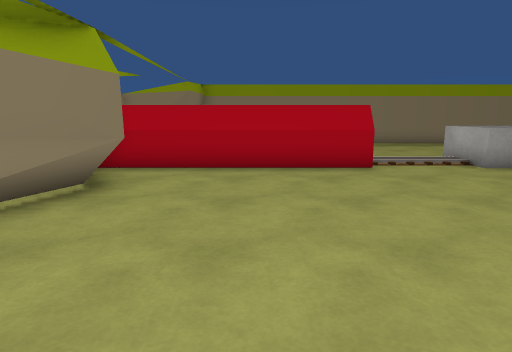
View 1 (above)

16 first-person views from a walk through a Unity game level. The camera is 1.3 m above the floor, tilts 10° down and sees 75° across. The floor is counted in squares, 1 m on a side. Each view is taken from the middle of a square. On the plan, view 1 faces up. The plan holds only what a view shows up to about 14 squares ahead; the rest is blank. The place goes on beyond the plan. Some surface patterns are stand-ins.

View 2
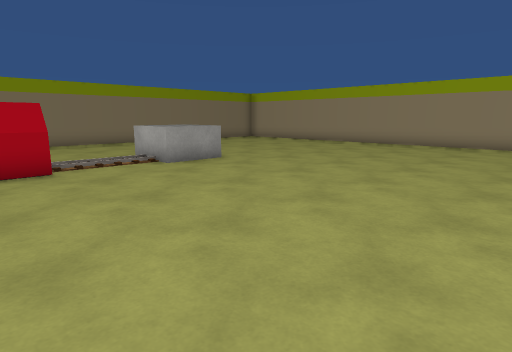

View 3
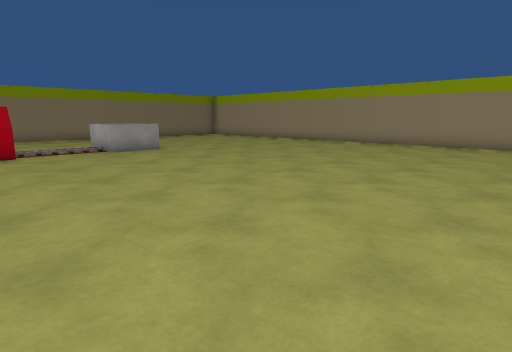

View 4
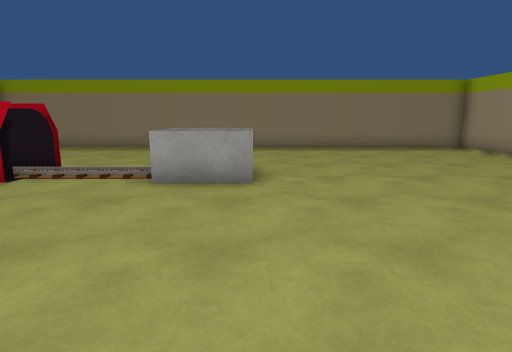

View 5
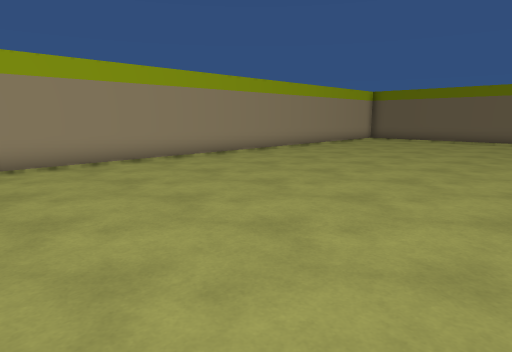

View 6
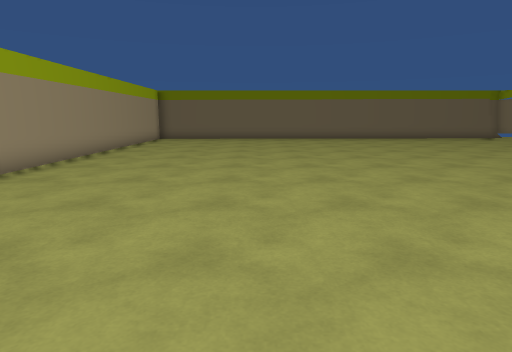

View 7
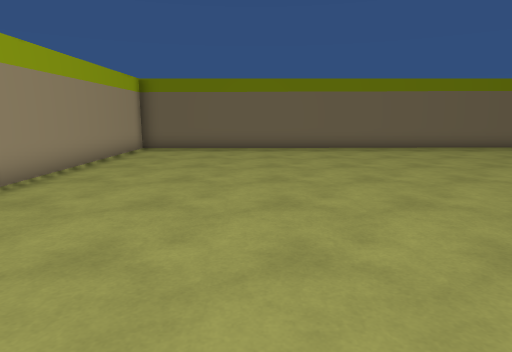

View 8
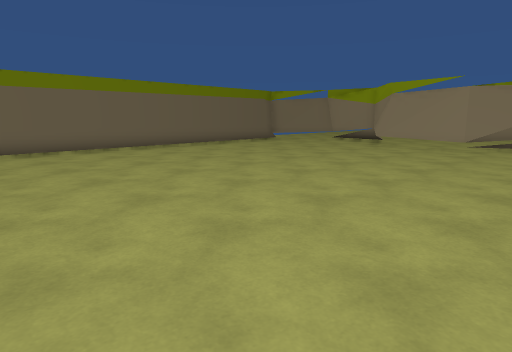

View 9
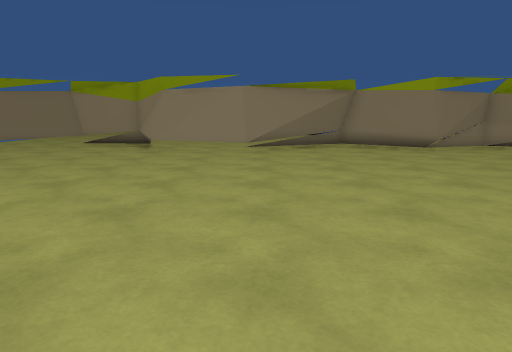

View 10
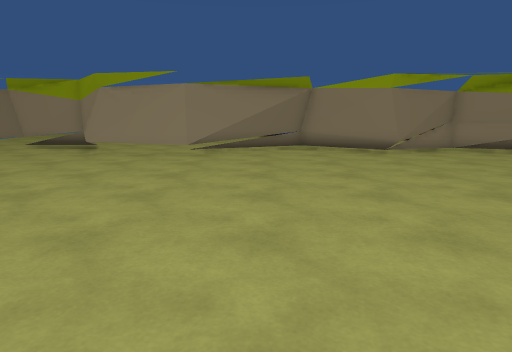

View 11
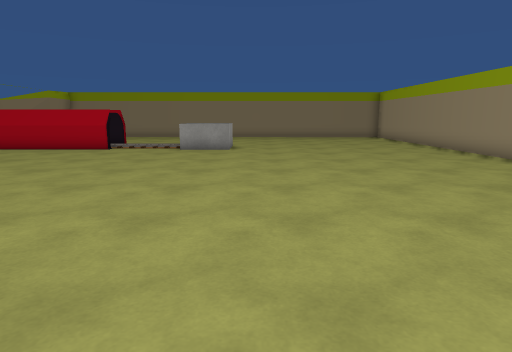

View 12
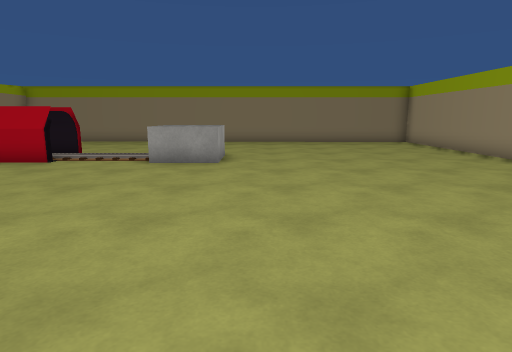

View 13
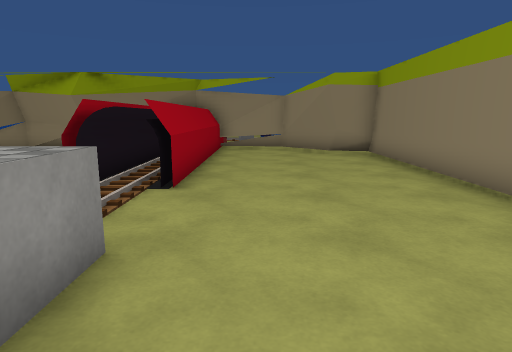

View 14
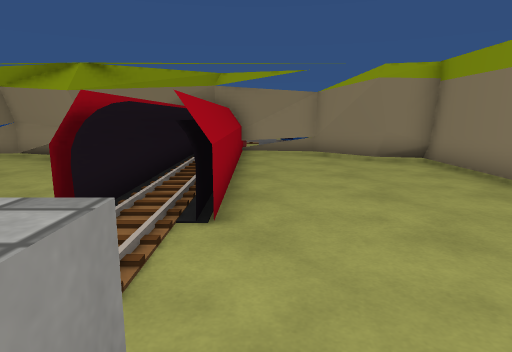

View 15
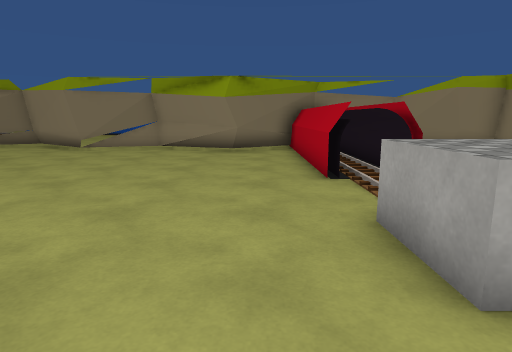

View 16
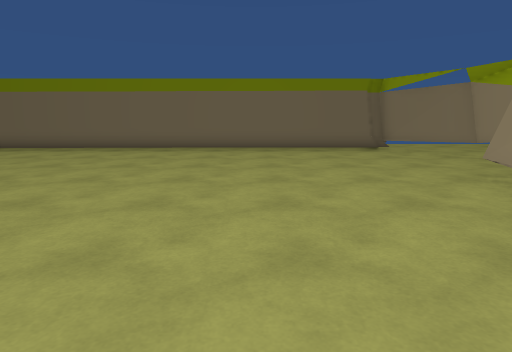

### Floor plan
Points are (right, up) in squares from view 1. A wall is a line through its corners. A room is listed if a view was taken in it or the views show most of it. See-through windows are left out.
Room 1 (views 1, 2, 3, 4, 5, 6, 7, 8, 9, 10, 11, 12, 13, 14, 15, 16)
walls: (-2.9, 0.3) (-5.1, -2.8) (-3.3, -5.4); (3.1, 8.5) (-4.2, 8.5) (-2.3, 6.2) (-4.4, 2.7) (-3, 0.4); (3.1, 8.7) (-4.2, 8.7); (3.1, 9) (-3.6, 9); (-3.9, -1.3) (-4.8, -3); (-3.8, 1.9) (-3, -0.2); (-3.7, -4.3) (-2.8, -7.6); (-2.5, -7.4) (-2.8, -10.9) (-4.5, -11.9); (-2.8, -7.3) (-3, -10.7) (-4.1, -11.3); (-3, -7.4) (-3, -8.2); (-2.5, 6.3) (-4.4, 2.9); (-4.4, 2.7) (-3.7, 0.2); (-5.2, -3) (-3, -6); (-2.8, 10.1) (3.1, 10.1); (-3.9, -11.2) (-4.9, -12.1) (-5, -15); (-5.1, 10.5) (3.1, 10.5); (-5.2, 12.1) (-5, 9.7); (-5.1, -14.7) (-3.2, -17.6) (16.6, -17.6) (16.6, 16.1) (-2.9, 16.1); (-3.6, 13.9) (-5.1, 13.1); (-2.6, 16.1) (-3, 14.9) (-4.9, 12.9) (-5.2, 10.3) (3.1, 10.3)
low walls: (-3, 0.4) (-5.1, -2.5); (-3, -6) (-2.6, -7.5); (-4.6, -5.3) (-4, -6.6); (-5.2, -3.1) (-2.4, -7.2); (-5.2, -3.7) (-4.9, -4.6); (-4.1, 7.8) (-3, 6.2) (-4.1, 3.3); (-4.1, 8.2) (-2.8, 6.3) (-3.4, 4.6); (-2.8, 16.1) (-3.3, 14.7); (-2.9, 16.1) (-3.2, 14.9)
objects: other object (6, 9) to (7, 10)

Positions as (right, up) in squares from view 1, and headings:
1: (0, 0), facing up
2: (1, 0), facing up-right
3: (1, -4), facing up-right
4: (8, 2), facing up
5: (7, 2), facing down-right
6: (11, 2), facing down
7: (12, -4), facing down
8: (12, -4), facing down-left
9: (10, -7), facing left
10: (9, -5), facing left
11: (9, -5), facing up
12: (9, -1), facing up
13: (9, 12), facing left
14: (7, 11), facing left
15: (10, 7), facing left
16: (2, -4), facing down
